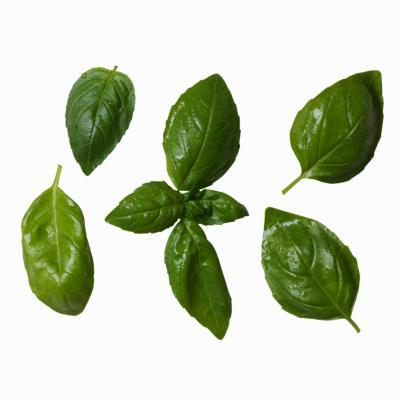
#> input picture wb_opencv/images/basil.jpg, 400 x 400 px, found by its file name
$ python '分水岭.py'
#> lines starting #> are read from the running program, lines starting #| are printed output that depends on the picture; after the words box and inside, x2 and y2 are one past the last pixel; in counts of white or black regions, pixels touching at a corner belong together
import numpy as np
import cv2
from matplotlib import pyplot as plt

img = cv2.imread('../images/basil.jpg')
#> img is the input picture: shape (400, 400, 3); mean B, G, R 186.9, 208.7, 200.7
gray = cv2.cvtColor(img,cv2.COLOR_BGR2GRAY)
ret, thresh = cv2.threshold(gray,0,255,cv2.THRESH_BINARY_INV+cv2.THRESH_OTSU)
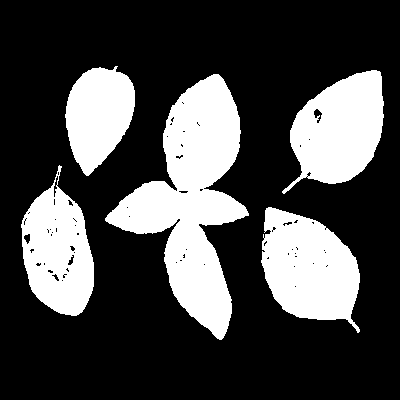
#> thresh: shape (400, 400); 28% white; 5 white regions, box (x1, y1, x2, y2) and area: (105, 74, 249, 340) 16489, (261, 207, 360, 333) 8313, (282, 70, 384, 194) 7818, (21, 165, 94, 316) 6900, (65, 66, 135, 176) 5317
#> ret = 166
# noise removal
kernel = np.ones((3,3),np.uint8)
opening = cv2.morphologyEx(thresh,cv2.MORPH_OPEN,kernel, iterations = 2)
#> opening: shape (400, 400); 27.7% white; 5 white regions, box (x1, y1, x2, y2) and area: (106, 74, 248, 339) 16409, (262, 208, 360, 320) 8178, (290, 70, 384, 184) 7711, (22, 188, 94, 316) 6684, (66, 68, 135, 175) 5296

# sure background area
sure_bg = cv2.dilate(opening,kernel,iterations=3)
#> sure_bg: shape (400, 400); 33% white; 5 white regions, box (x1, y1, x2, y2) and area: (103, 71, 251, 342) 19544, (259, 205, 363, 323) 9585, (287, 67, 387, 187) 9084, (19, 185, 97, 319) 8183, (63, 65, 138, 178) 6388

# Finding sure foreground area
dist_transform = cv2.distanceTransform(sure_bg,cv2.DIST_L2,5)
ret, sure_fg = cv2.threshold(dist_transform,0.7*dist_transform.max(),255,0)
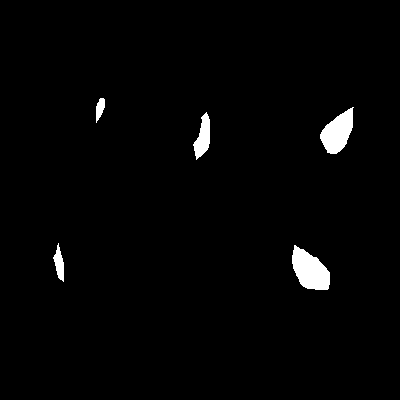
#> sure_fg: shape (400, 400) float32; 1.8% white; 5 white regions, box (x1, y1, x2, y2) and area: (292, 245, 330, 290) 1121, (320, 107, 354, 154) 949, (193, 112, 210, 160) 464, (53, 243, 64, 282) 236, (96, 98, 105, 123) 144
#> ret = 33.32

# Finding unknown region
sure_fg = np.uint8(sure_fg)
unknown = cv2.subtract(sure_bg,sure_fg)
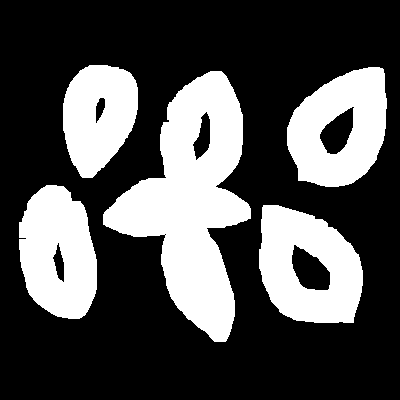
#> unknown: shape (400, 400); 31.2% white; 5 white regions, box (x1, y1, x2, y2) and area: (103, 71, 251, 342) 19080, (259, 205, 363, 323) 8464, (287, 67, 387, 187) 8135, (19, 185, 97, 319) 7947, (63, 65, 138, 178) 6244

# Marker labelling
ret, markers = cv2.connectedComponents(sure_fg)
#> markers: shape (400, 400) int32; 6 distinct labels, from 0 to 5
#> ret = 6

# Add one to all labels so that sure background is not 0, but 1
markers = markers+1
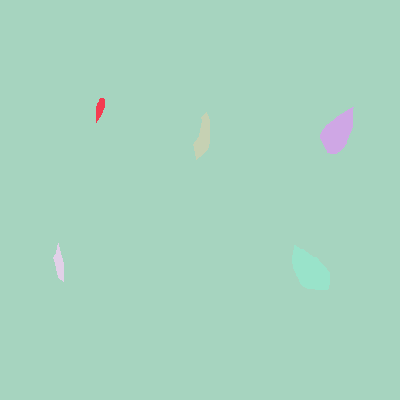
#> markers: shape (400, 400) int32; 6 distinct labels, from 1 to 6; one colour per label, 0 black

# Now, mark the region of unknown with zero
markers[unknown==255] = 0
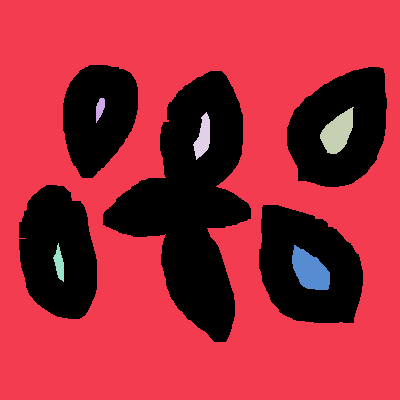
#> markers: shape (400, 400) int32; 7 distinct labels, from 0 to 6; one colour per label, 0 black
markers = cv2.watershed(img,markers)
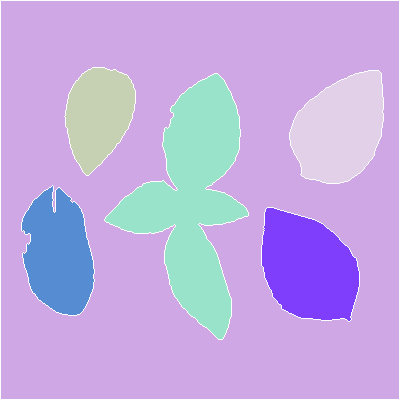
#> markers: shape (400, 400) int32; 7 distinct labels, from -1 to 6; one colour per label, 0 black, -1 white
img[markers == -1] = [255,0,0]
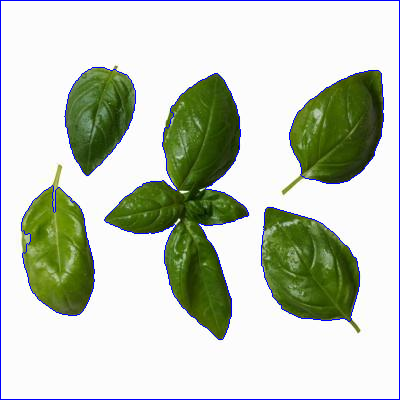
#> img: shape (400, 400, 3); 2.24% of pixels changed, all inside (x1, y1, x2, y2) = (0, 0, 400, 400)

plt.imshow(img)
plt.show()
